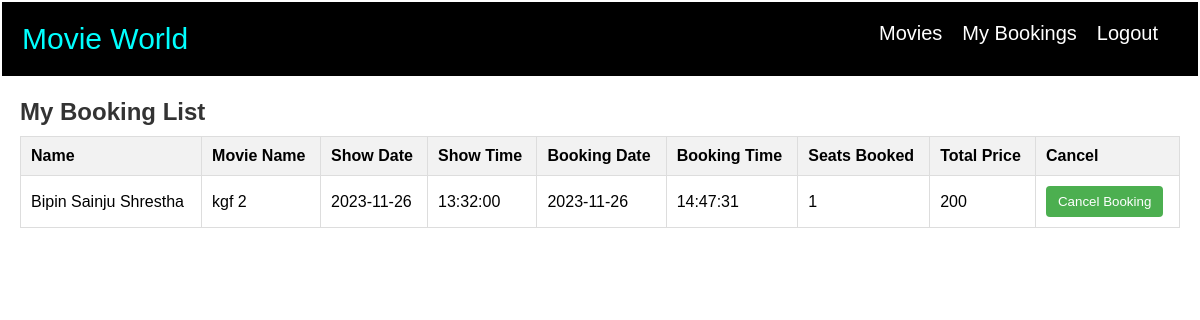
/user/mybookings.php (signed in), run on the app's committed database.
### tables this page shows
CREATE TABLE `booking` (
  `id` int(11) NOT NULL,
  `movie_id` int(11) NOT NULL,
  `show_date` date NOT NULL,
  `show_time` time NOT NULL,
  `seat_num` int(11) NOT NULL,
  `total_price` int(11) NOT NULL,
  `booking_date` date NOT NULL,
  `booking_time` time NOT NULL,
  `user_id` int(11) NOT NULL,
  `paid` varchar(150) NOT NULL
);

CREATE TABLE `movie` (
  `id` int(11) NOT NULL,
  `name` varchar(250) NOT NULL,
  `genre` varchar(250) NOT NULL,
  `industry` varchar(250) NOT NULL,
  `language` varchar(250) NOT NULL,
  `release_date` varchar(255) NOT NULL,
  `actor` varchar(250) NOT NULL,
  `description` varchar(250) NOT NULL,
  `price` int(11) NOT NULL,
  `image` varchar(255) NOT NULL,
  `first_date` date NOT NULL,
  `second_date` date NOT NULL,
  `third_date` date NOT NULL,
  `first_show` time NOT NULL,
  `second_show` time NOT NULL,
  `third_show` time NOT NULL,
  `movie_duration` varchar(255) NOT NULL,
  `movie_director` varchar(255) NOT NULL
);

### user/mybookings.php (the view, shortened to what this page needs)
<link rel="stylesheet" href="mybooking.css">
<?php
require '../connection.php';
include 'header.php';
$user_id = $_SESSION['user_id'];
$currentDate = date('Y-m-d');
$sql_remove_old_bookings = "DELETE FROM booking WHERE show_date < '$currentDate'";
$conn->query($sql_remove_old_bookings);
$sql = "SELECT booking.*, movie.name AS movie_name, COUNT(*) AS num_seats_booked, SUM(price) AS total_price
        FROM booking
        JOIN movie ON booking.movie_id = movie.id
        WHERE booking.user_id = '$user_id' AND booking.show_date >= CURDATE() AND CONCAT(booking.show_date, ' ', booking.show_time) >= NOW()
        GROUP BY booking.show_date, booking.show_time, booking.movie_id
        ORDER BY booking.show_date DESC, booking.show_time DESC";
$result = $conn->query($sql);
if ($result && $result->num_rows > 0) {
    echo "<div class='booking-list'>";
    echo "<h2>My Booking List</h2>";
    echo "<table>";
    echo "<tr>
            <th>Name</th>
            <th>Movie Name</th>
            <th>Show Date</th>
            <th>Show Time</th>
            <th>Booking Date</th>
            <th>Booking Time</th>
            <th>Seats Booked</th>
            <th>Total Price</th>
            <th>Cancel</th>
          </tr>";
    $groupedBookings = [];
    while ($row = $result->fetch_assoc()) {
        $groupKey = $row['show_date'] . $row['show_time'] . $row['movie_name'];
        if (!isset($groupedBookings[$groupKey])) {
            $groupedBookings[$groupKey] = [];
        }
        $groupedBookings[$groupKey][] = $row;
    }
    foreach ($groupedBookings as $group) {
        foreach ($group as $row) {
            $bookingId = $row['id'];
            $name = $_SESSION['user_name'];
            $movieName = $row['movie_name'];
            $selectedDate = $row['show_date'];
            $selectedShowTime = $row['show_time'];
            $bookingDate = $row['booking_date'];
            $bookingTime = $row['booking_time'];
            $numSeatsBooked = $row['num_seats_booked'];
            $totalPrice = $row['total_price'];
            echo "<tr>
                    <td>$name</td>
                    <td>$movieName</td>
                    <td>$selectedDate</td>
                    <td>$selectedShowTime</td>
                    <td>$bookingDate</td>
                    <td>$bookingTime</td>
                    <td>$numSeatsBooked</td>
                    <td>$totalPrice</td>
                    <td>
                        <form method='post' action=''>
                            <input type='hidden' name='booking_id' value='$bookingId'>
                            <button type='submit' name='cancel_booking'>Cancel Booking</button>
                        </form>
                    </td>
                  </tr>";
        }
    }
    echo "</table>";
    echo "</div>";
} else {
    echo "No bookings found.";
}
?>

### user/mybooking.css (style rules this page uses)
.booking-list { margin: 20px; }
h2 { color: #333; }
table { width: 100%; border-collapse: collapse; margin-top: 10px; }
th, td { padding: 10px; border: 1px solid #ddd; text-align: left; }
th { background-color: #f2f2f2; }
button { background-color: #4CAF50; color: white; padding: 8px 12px; border: none; border-radius: 4px; cursor: pointer; }

### user/header.css (style rules this page uses)
* { padding: 0; margin: 0; font-family: sans-serif; }

### data on the page
booking: name "Bipin Sainju Shrestha", movie.name "kgf 2", show_date "2023-11-26", show_time "13:32:00", booking_date "2023-11-26", booking_time "14:47:31", numSeatsBooked "1", totalPrice "200"
